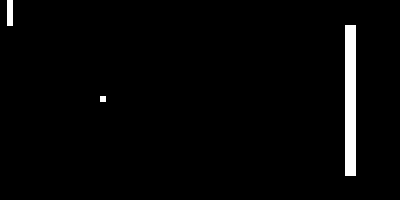
Frame 1 (no input)
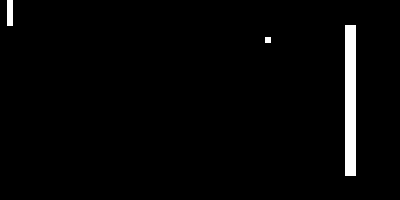
Frame 60 (the mouse pressed at the canvas centre just before this capture)
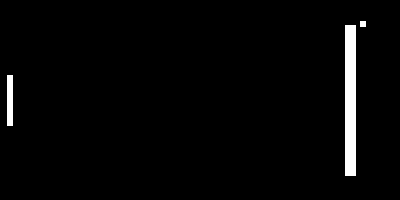
Frame 120 (the mouse held since frame 60 and released just before this capture)

The Processing sketch that drew these frames (run headless with seeded random() and noise(); from frame 60 on, the mouse is pressed at the canvas centre):

// Processing sketch: ex9_breakout
// ── ex9_breakout.pde
// Simple Breakout

float paddleH = 50;
float paddleW = 5;
float targetH = 50;
float targetW = 10;
float ballHW = 5;

float paddleX = 10;
float paddleY;
float ballX = 100;
float ballY = 100;
float targetX = 350;
float target1Y = 50;
float target2Y = 100;
float target3Y = 150;

float ballXSpeed = 2.8;
float ballYSpeed = -1.0;

boolean target1Hit = false;
boolean target2Hit = false;
boolean target3Hit = false;

int ballCount = 3;

boolean detect_collision(float x1, float y1, float w1, float h1, float x2, float y2, float w2, float h2) {
  return abs(x1 - x2) <= (w1 + w2) / 2.0 && abs(y1 - y2) <= (h1 + h2) / 2.0;
}

void setup() {
  size(400, 200);
  fill(255);
  stroke(255);
  rectMode(CENTER);
}

void draw() {
  if (ballCount <= 0 || (target1Hit && target2Hit && target3Hit)) {
    //
    // Game Over
    //
    background(0);
    text("Game Over", 175, 100);
  } else {
    //
    // Update model
    //
    ballX += ballXSpeed;
    ballY += ballYSpeed;
    paddleY = mouseY;

    // Check paddle
    if (detect_collision(ballX, ballY, ballHW, ballHW, paddleX, paddleY, paddleW, paddleH)) {
      ballXSpeed *= -1;
    }

    // Check targets
    if (!target1Hit && detect_collision(ballX, ballY, ballHW, ballHW, targetX, target1Y, targetW, targetH)) {
      ballXSpeed *= -1;
      target1Hit = true;
    }
    if (!target2Hit && detect_collision(ballX, ballY, ballHW, ballHW, targetX, target2Y, targetW, targetH)) {
      ballXSpeed *= -1;
      target2Hit = true;
    }
    if (!target3Hit && detect_collision(ballX, ballY, ballHW, ballHW, targetX, target3Y, targetW, targetH)) {
      ballXSpeed *= -1;
      target3Hit = true;
    }

    // Check walls
    if (ballX > width - ballHW/2) {
      ballXSpeed *= -1;
    } else if (ballX < -ballHW/2) {
      ballCount--;
      if (ballCount > 0) {
        ballX = 200;
      }
    }
    if (ballY > height - ballHW/2 || ballY < ballHW/2) {
      ballYSpeed *= -1;
    }


    //
    // Draw screen
    //
    background(0);

    // paddle
    rect(paddleX, paddleY, paddleW, paddleH);

    // ball
    rect(ballX, ballY, ballHW, ballHW);

    // targets
    if (!target1Hit) {
      rect(targetX, target1Y, targetW, targetH);
    }
    if (!target2Hit) {
      rect(targetX, target2Y, targetW, targetH);
    }
    if (!target3Hit) {
      rect(targetX, target3Y, targetW, targetH);
    }
  }
}
